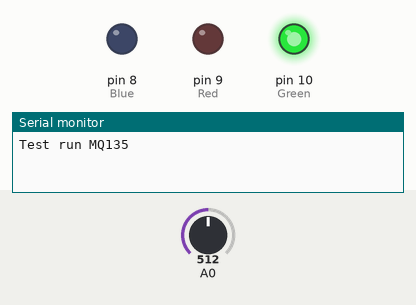
This sketch was run on a simulated Arduino Uno, built with avr-gcc and run on an emulated ATmega328P. On the bench: output pins drawn as LEDs (lit = HIGH), the last lines printed to the serial monitor. Inputs (shaded band) come from the test bench; at power-on: A0 = 512.

Above: at 0.1 s.
At 5.1 s:
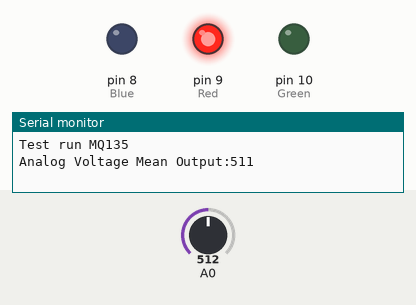
Timing chart, 0 to 6.6 s (numbered marks = the images above):
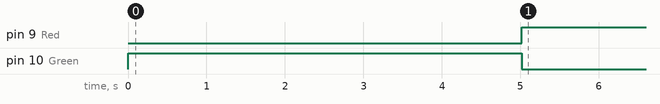

Measured:
- by itself, pin 9 (Red): LOW → HIGH at 5.0 s
- by itself, pin 10 (Green): HIGH → LOW at 5.0 s

The sketch:

MQ135_CO2_sensor_initial_average.ino
```cpp
// (licence header left out)
#define Green 10
#define Red 9
#define Blue 8
int Count=1;
float Average = 0.0;
int integerAverage;
void setup() {
  Serial.begin(9600);
  Serial.println("Test run MQ135");  //set BaudRate to 9600
  pinMode(Green, OUTPUT);
  pinMode(Red, OUTPUT);
  pinMode(Blue, OUTPUT);
  digitalWrite(Green, HIGH);
  digitalWrite(Red, LOW);
  digitalWrite(Blue, LOW);
}
void loop() {
  int AnalogVoltage=analogRead(A0);
  if(Count<=100)
  { Average=Average+(AnalogVoltage/(100.0));  //adding next reading to average
  }
  else
  { Count=0;
  }
  if(Count==0)
  { Serial.print("Analog Voltage Mean Output:");
    integerAverage=(int)Average;                //type casting to integer
    Serial.println(integerAverage);
    if(Average<250)
    {  digitalWrite(Green, HIGH);
       digitalWrite(Red, LOW);
       digitalWrite(Blue, LOW);}
    else if(Average<300)
    {  digitalWrite(Green, LOW);
       digitalWrite(Red, LOW);
       digitalWrite(Blue, HIGH);
    }
    else
    {  digitalWrite(Green, LOW);
       digitalWrite(Red, HIGH);
       digitalWrite(Blue, LOW);
    }
    Average=(AnalogVoltage/(100.0));      //average set to initial reading
    Count=1;
  }

  Count++;
  delay(50);  //delay reading by 50ms
}
```
